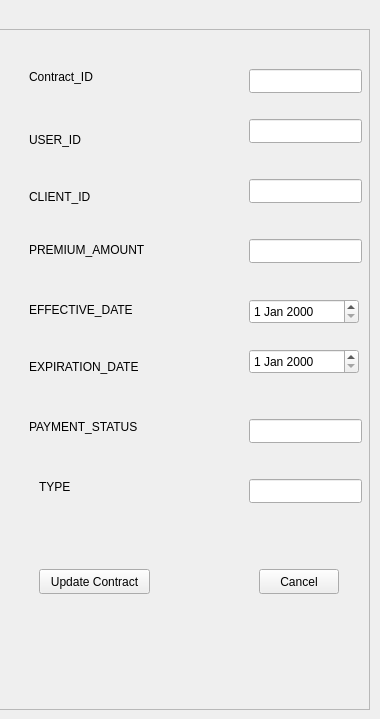
       <widget class="QWidget" name="page_7">
        <widget class="QFrame" name="UpdateContract">
         <property name="geometry">
          <rect>
           <x>-1</x>
           <y>29</y>
           <width>371</width>
           <height>681</height>
          </rect>
         </property>
         <property name="frameShape">
          <enum>QFrame::StyledPanel</enum>
         </property>
         <property name="frameShadow">
          <enum>QFrame::Raised</enum>
         </property>
         <widget class="QPushButton" name="UpdateContractButton">
          <property name="geometry">
           <rect>
            <x>40</x>
            <y>540</y>
            <width>111</width>
            <height>25</height>
           </rect>
          </property>
          <property name="text">
           <string>Update Contract</string>
          </property>
         </widget>
         <widget class="QPushButton" name="CancelUpdateContract">
          <property name="geometry">
           <rect>
            <x>260</x>
            <y>540</y>
            <width>80</width>
            <height>25</height>
           </rect>
          </property>
          <property name="text">
           <string>Cancel</string>
          </property>
         </widget>
         <widget class="QLabel" name="LabelUserIdContractUpdate">
          <property name="geometry">
           <rect>
            <x>30</x>
            <y>100</y>
            <width>81</width>
            <height>21</height>
           </rect>
          </property>
          <property name="styleSheet">
           <string notr="true">
									   #LabelUserIdContractUpdate {
									   background-color: transparent;
									   }
								   </string>
          </property>
          <property name="text">
           <string>USER_ID</string>
          </property>
         </widget>
         <widget class="QLabel" name="LabelClientIdContractUpdate">
          <property name="geometry">
           <rect>
            <x>30</x>
            <y>160</y>
            <width>71</width>
            <height>16</height>
           </rect>
          </property>
          <property name="styleSheet">
           <string notr="true">
									   #LabelClientIdContractUpdate {
									   background-color: transparent;
									   }
								   </string>
          </property>
          <property name="text">
           <string>CLIENT_ID</string>
          </property>
         </widget>
         <widget class="QLabel" name="LabelPremiumAmountContractUpdate">
          <property name="geometry">
           <rect>
            <x>30</x>
            <y>210</y>
            <width>121</width>
            <height>21</height>
           </rect>
          </property>
          <property name="styleSheet">
           <string notr="true">
									   #LabelPremiumAmountContractUpdate {
									   background-color: transparent;
									   }
								   </string>
          </property>
          <property name="text">
           <string>PREMIUM_AMOUNT</string>
          </property>
         </widget>
         <widget class="QLabel" name="LabelEffectiveDateContractUpdate">
          <property name="geometry">
           <rect>
            <x>30</x>
            <y>270</y>
            <width>121</width>
            <height>21</height>
           </rect>
          </property>
          <property name="styleSheet">
           <string notr="true">
									   #LabelEffectiveDateContractUpdate{
									   background-color: transparent;
									   }
								   </string>
          </property>
          <property name="text">
           <string>EFFECTIVE_DATE</string>
          </property>
         </widget>
         <widget class="QLabel" name="LabelExpirationDateContractUpdate">
          <property name="geometry">
           <rect>
            <x>30</x>
            <y>330</y>
            <width>121</width>
            <height>16</height>
           </rect>
          </property>
          <property name="styleSheet">
           <string notr="true">
									   #LabelExpirationDateContractUpdate {
									   background-color: transparent;
									   }
								   </string>
          </property>
          <property name="text">
           <string>EXPIRATION_DATE</string>
          </property>
         </widget>
         <widget class="QLabel" name="LabelPaymentStatusContractUpdate">
          <property name="geometry">
           <rect>
            <x>30</x>
            <y>390</y>
            <width>121</width>
            <height>16</height>
           </rect>
          </property>
          <property name="styleSheet">
           <string notr="true">
									   #LabelPaymentStatusContractUpdate {
									   background-color: transparent;
									   }
								   </string>
          </property>
          <property name="text">
           <string>PAYMENT_STATUS</string>
          </property>
         </widget>
         <widget class="QLabel" name="LabelTypeContractUpdate">
          <property name="geometry">
           <rect>
            <x>40</x>
            <y>450</y>
            <width>56</width>
            <height>16</height>
           </rect>
          </property>
          <property name="styleSheet">
           <string notr="true">
									   #LabelTypeContractUpdate {
									   background-color: transparent;
									   }
								   </string>
          </property>
          <property name="text">
           <string>TYPE</string>
          </property>
         </widget>
         <widget class="QLineEdit" name="LineEditUserIdContractUpdate">
          <property name="geometry">
           <rect>
            <x>250</x>
            <y>90</y>
            <width>113</width>
            <height>24</height>
           </rect>
          </property>
         </widget>
         <widget class="QLineEdit" name="LineEditClientIdContractUpdate">
          <property name="geometry">
           <rect>
            <x>250</x>
            <y>150</y>
            <width>113</width>
            <height>24</height>
           </rect>
          </property>
         </widget>
         <widget class="QDateEdit" name="dateEditEffectiveDateContractUpdate">
          <property name="geometry">
           <rect>
            <x>250</x>
            <y>270</y>
            <width>110</width>
            <height>25</height>
           </rect>
          </property>
         </widget>
         <widget class="QDateEdit" name="dateEditExpirationDateContractUpdate">
          <property name="geometry">
           <rect>
            <x>250</x>
            <y>320</y>
            <width>110</width>
            <height>25</height>
           </rect>
          </property>
         </widget>
         <widget class="QLineEdit" name="LineEditPaymentstatusContractUpdate">
          <property name="geometry">
           <rect>
            <x>250</x>
            <y>390</y>
            <width>113</width>
            <height>24</height>
           </rect>
          </property>
         </widget>
         <widget class="QLineEdit" name="lineEditTypeContractUpdate">
          <property name="geometry">
           <rect>
            <x>250</x>
            <y>450</y>
            <width>113</width>
            <height>24</height>
           </rect>
          </property>
          <property name="styleSheet">
           <string notr="true">
									   #LineEditType {
									   background-color: transparent;
									   }
								   </string>
          </property>
         </widget>
         <widget class="QLineEdit" name="LineEditPremiumAmountContractUpdate">
          <property name="geometry">
           <rect>
            <x>250</x>
            <y>210</y>
            <width>113</width>
            <height>24</height>
           </rect>
          </property>
         </widget>
         <widget class="QLineEdit" name="lineEditContractIDUpdate">
          <property name="geometry">
           <rect>
            <x>250</x>
            <y>40</y>
            <width>113</width>
            <height>24</height>
           </rect>
          </property>
         </widget>
         <widget class="QLabel" name="labelContractIDUpdate">
          <property name="geometry">
           <rect>
            <x>30</x>
            <y>40</y>
            <width>81</width>
            <height>16</height>
           </rect>
          </property>
          <property name="styleSheet">
           <string notr="true">
									   #labelContractIDUpdate {
									   background-color: transparent;
									   }
								   </string>
          </property>
          <property name="text">
           <string>Contract_ID</string>
          </property>
         </widget>
        </widget>
       </widget>
